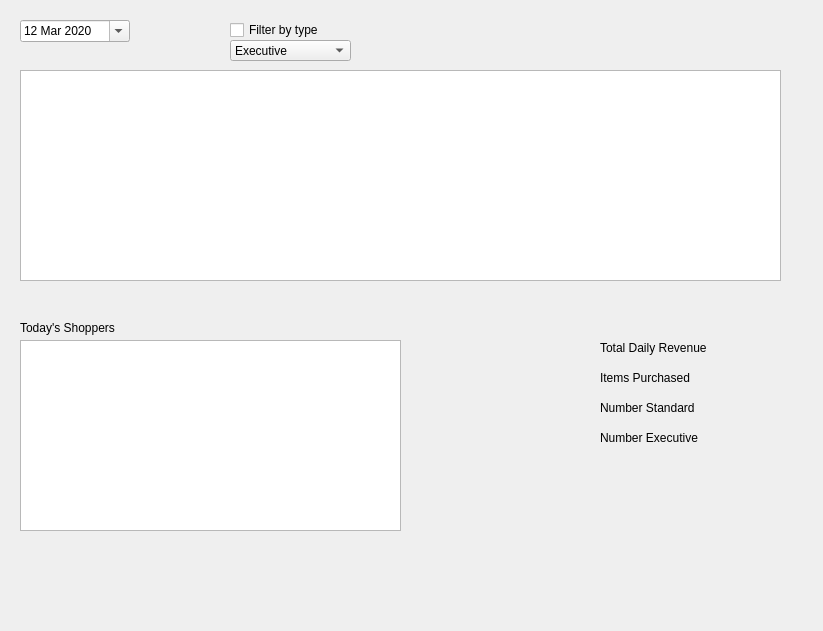
<?xml version="1.0" encoding="UTF-8"?>
<ui version="4.0">
 <class>Salesreport</class>
 <widget class="QWidget" name="Salesreport">
  <property name="geometry">
   <rect>
    <x>0</x>
    <y>0</y>
    <width>823</width>
    <height>631</height>
   </rect>
  </property>
  <property name="windowTitle">
   <string>Form</string>
  </property>
  <widget class="QTableView" name="salestable">
   <property name="geometry">
    <rect>
     <x>20</x>
     <y>70</y>
     <width>761</width>
     <height>211</height>
    </rect>
   </property>
  </widget>
  <widget class="QDateEdit" name="dateEdit">
   <property name="geometry">
    <rect>
     <x>20</x>
     <y>20</y>
     <width>110</width>
     <height>22</height>
    </rect>
   </property>
   <property name="maximumDate">
    <date>
     <year>2020</year>
     <month>3</month>
     <day>18</day>
    </date>
   </property>
   <property name="minimumDate">
    <date>
     <year>2020</year>
     <month>3</month>
     <day>12</day>
    </date>
   </property>
   <property name="currentSection">
    <enum>QDateTimeEdit::MonthSection</enum>
   </property>
   <property name="calendarPopup">
    <bool>true</bool>
   </property>
  </widget>
  <widget class="QComboBox" name="memberType">
   <property name="geometry">
    <rect>
     <x>230</x>
     <y>40</y>
     <width>121</width>
     <height>21</height>
    </rect>
   </property>
   <item>
    <property name="text">
     <string>Executive</string>
    </property>
   </item>
   <item>
    <property name="text">
     <string>Standard</string>
    </property>
   </item>
  </widget>
  <widget class="QCheckBox" name="filterType">
   <property name="geometry">
    <rect>
     <x>230</x>
     <y>20</y>
     <width>111</width>
     <height>20</height>
    </rect>
   </property>
   <property name="text">
    <string>Filter by type</string>
   </property>
  </widget>
  <widget class="QLabel" name="revenue">
   <property name="geometry">
    <rect>
     <x>600</x>
     <y>340</y>
     <width>181</width>
     <height>16</height>
    </rect>
   </property>
   <property name="text">
    <string>Total Daily Revenue</string>
   </property>
  </widget>
  <widget class="QLabel" name="itemsBought">
   <property name="geometry">
    <rect>
     <x>600</x>
     <y>370</y>
     <width>191</width>
     <height>16</height>
    </rect>
   </property>
   <property name="text">
    <string>Items Purchased</string>
   </property>
  </widget>
  <widget class="QTableView" name="memberList">
   <property name="geometry">
    <rect>
     <x>20</x>
     <y>340</y>
     <width>381</width>
     <height>191</height>
    </rect>
   </property>
  </widget>
  <widget class="QLabel" name="dailyShopper">
   <property name="geometry">
    <rect>
     <x>20</x>
     <y>320</y>
     <width>181</width>
     <height>16</height>
    </rect>
   </property>
   <property name="text">
    <string>Today's Shoppers</string>
   </property>
  </widget>
  <widget class="QLabel" name="numStan">
   <property name="geometry">
    <rect>
     <x>600</x>
     <y>400</y>
     <width>201</width>
     <height>16</height>
    </rect>
   </property>
   <property name="text">
    <string>Number Standard</string>
   </property>
  </widget>
  <widget class="QLabel" name="numExec">
   <property name="geometry">
    <rect>
     <x>600</x>
     <y>430</y>
     <width>201</width>
     <height>16</height>
    </rect>
   </property>
   <property name="text">
    <string>Number Executive</string>
   </property>
  </widget>
 </widget>
 <resources/>
 <connections/>
</ui>
